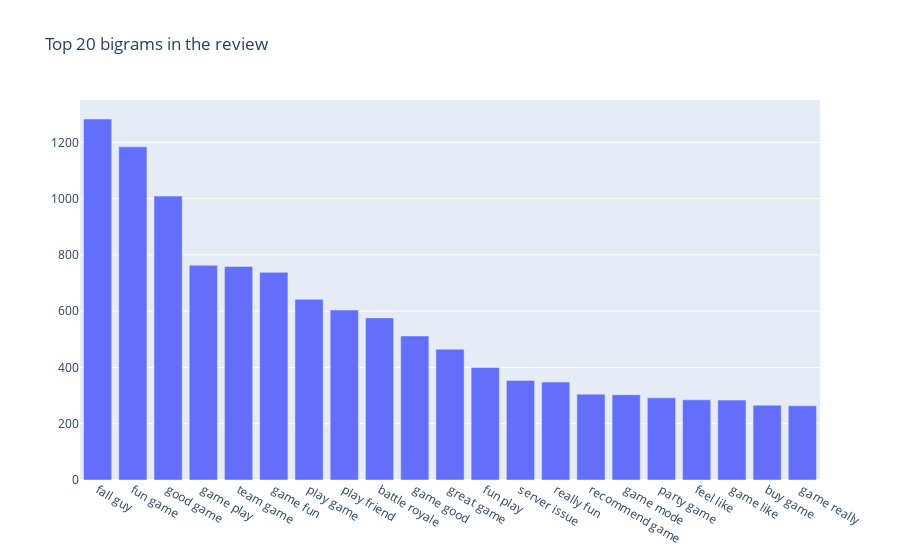

Source (notebook cell):
### Code cell
fig = go.Figure([go.Bar(x=df2['bigram'], y=df3['count'])])
fig.update_layout(title=go.layout.Title(text="Top 20 bigrams in the review"))
fig.show()

### Figure 1 — Plotly figure (JSON) as saved in the notebook; plotly's stock layout.template omitted (floating-point values rounded to 4 significant figures)
{"data": [{"type": "bar", "x": ["fall guy", "fun game", "good game", "game play", "team game", "game fun", "play game", "play friend", "battle royale", "game good", "great game", "fun play", "server issue", "really fun", "recommend game", "game mode", "party game", "feel like", "game like", "buy game", "game really"], "y": [1283, 1184, 1009, 763, 759, 738, 642, 604, 576, 512, 465, 400, 354, 348, 305, 303, 292, 285, 284, 266, 264]}], "layout": {"title": {"text": "Top 20 bigrams in the review"}}}
